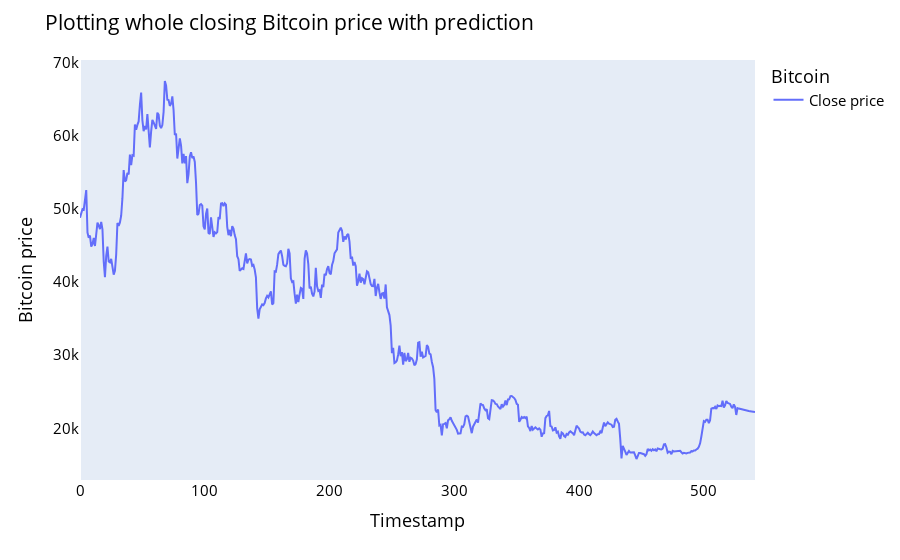

This figure's notebook cell:
### Code cell
lstmdf=closedf.tolist()
lstmdf.extend((np.array(lst_output).reshape(-1,1)).tolist())
lstmdf=scaler.inverse_transform(lstmdf).reshape(1,-1).tolist()[0]
names = cycle(['Close price'])

fig = px.line(lstmdf,labels={'value': 'Bitcoin price','index':'Timestamp'})

fig.update_layout(title_text='Plotting whole closing Bitcoin price with prediction',
                   font_size=15, font_color='black',legend_title_text='Bitcoin')
#plot_bgcolor='white'
fig.for_each_trace(lambda t:  t.update(name = next(names)))
fig.update_xaxes(showgrid=False)
fig.update_yaxes(showgrid=False)
fig.show()

### Figure 1 — Plotly figure (JSON) as saved in the notebook; plotly's stock layout.template omitted (floating-point values rounded to 4 significant figures; data arrays with more than 128 entries replaced by an {"elided": "..."} marker saying what was removed)
{"data": [{"hovertemplate": "variable=0<br>Timestamp=%{x}<br>Bitcoin price=%{y}<extra></extra>", "legendgroup": "0", "line": {"color": "#636efa", "dash": "solid"}, "marker": {"symbol": "circle"}, "mode": "lines", "name": "Close price", "orientation": "v", "showlegend": true, "type": "scatter", "x": {"elided": "542 int values"}, "xaxis": "x", "y": {"elided": "542 float values"}, "yaxis": "y"}], "layout": {"font": {"color": "black", "size": 15}, "legend": {"title": {"text": "Bitcoin"}, "tracegroupgap": 0}, "margin": {"t": 60}, "title": {"text": "Plotting whole closing Bitcoin price with prediction"}, "xaxis": {"anchor": "y", "domain": [0, 1], "showgrid": false, "title": {"text": "Timestamp"}}, "yaxis": {"anchor": "x", "domain": [0, 1], "showgrid": false, "title": {"text": "Bitcoin price"}}}}
